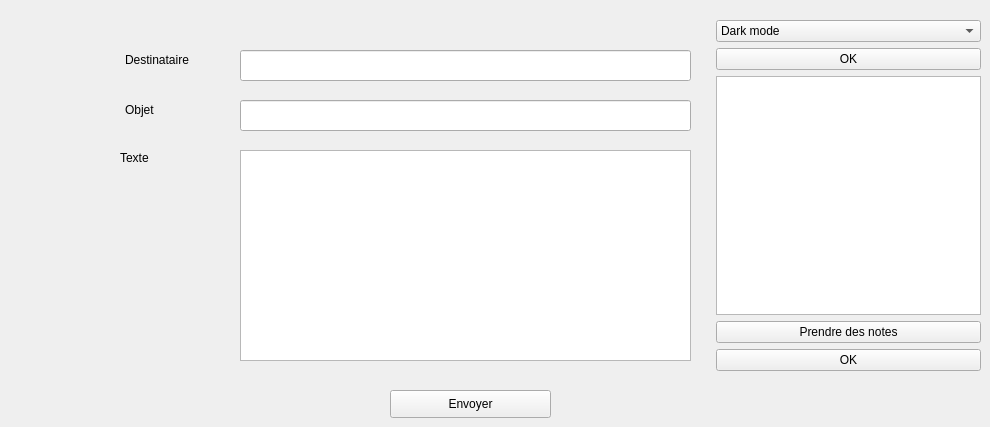
      <widget class="QWidget" name="tab_28">
       <attribute name="title">
        <string>Mail</string>
       </attribute>
       <widget class="QLineEdit" name="lineEdit_9">
        <property name="geometry">
         <rect>
          <x>240</x>
          <y>50</y>
          <width>451</width>
          <height>31</height>
         </rect>
        </property>
       </widget>
       <widget class="QLineEdit" name="lineEdit_10">
        <property name="geometry">
         <rect>
          <x>240</x>
          <y>100</y>
          <width>451</width>
          <height>31</height>
         </rect>
        </property>
       </widget>
       <widget class="QPushButton" name="pushButton_33">
        <property name="geometry">
         <rect>
          <x>390</x>
          <y>390</y>
          <width>161</width>
          <height>28</height>
         </rect>
        </property>
        <property name="text">
         <string>Envoyer</string>
        </property>
       </widget>
       <widget class="QPlainTextEdit" name="plainTextEdit_2">
        <property name="geometry">
         <rect>
          <x>240</x>
          <y>150</y>
          <width>451</width>
          <height>211</height>
         </rect>
        </property>
       </widget>
       <widget class="QLabel" name="label_12">
        <property name="geometry">
         <rect>
          <x>125</x>
          <y>50</y>
          <width>91</width>
          <height>20</height>
         </rect>
        </property>
        <property name="text">
         <string>Destinataire</string>
        </property>
       </widget>
       <widget class="QLabel" name="label_13">
        <property name="geometry">
         <rect>
          <x>125</x>
          <y>100</y>
          <width>91</width>
          <height>20</height>
         </rect>
        </property>
        <property name="text">
         <string>Objet</string>
        </property>
       </widget>
       <widget class="QLabel" name="label_14">
        <property name="geometry">
         <rect>
          <x>120</x>
          <y>150</y>
          <width>56</width>
          <height>16</height>
         </rect>
        </property>
        <property name="text">
         <string>Texte</string>
        </property>
       </widget>
       <widget class="QWidget" name="formLayoutWidget">
        <property name="geometry">
         <rect>
          <x>710</x>
          <y>20</y>
          <width>271</width>
          <height>351</height>
         </rect>
        </property>
        <layout class="QFormLayout" name="formLayout">
         <item row="2" column="1">
          <widget class="QPlainTextEdit" name="plainTextEdit_5"/>
         </item>
         <item row="3" column="1">
          <widget class="QPushButton" name="pushButton_34">
           <property name="text">
            <string>Prendre des notes</string>
           </property>
          </widget>
         </item>
         <item row="4" column="1">
          <widget class="QPushButton" name="pushButton_35">
           <property name="text">
            <string>OK</string>
           </property>
          </widget>
         </item>
         <item row="0" column="1">
          <widget class="QComboBox" name="comboBox_11">
           <item>
            <property name="text">
             <string>Dark mode</string>
            </property>
           </item>
           <item>
            <property name="text">
             <string>Light mode</string>
            </property>
           </item>
           <item>
            <property name="text">
             <string>Normal mode</string>
            </property>
           </item>
          </widget>
         </item>
         <item row="1" column="1">
          <widget class="QPushButton" name="pushButton_36">
           <property name="text">
            <string>OK</string>
           </property>
          </widget>
         </item>
        </layout>
       </widget>
      </widget>
